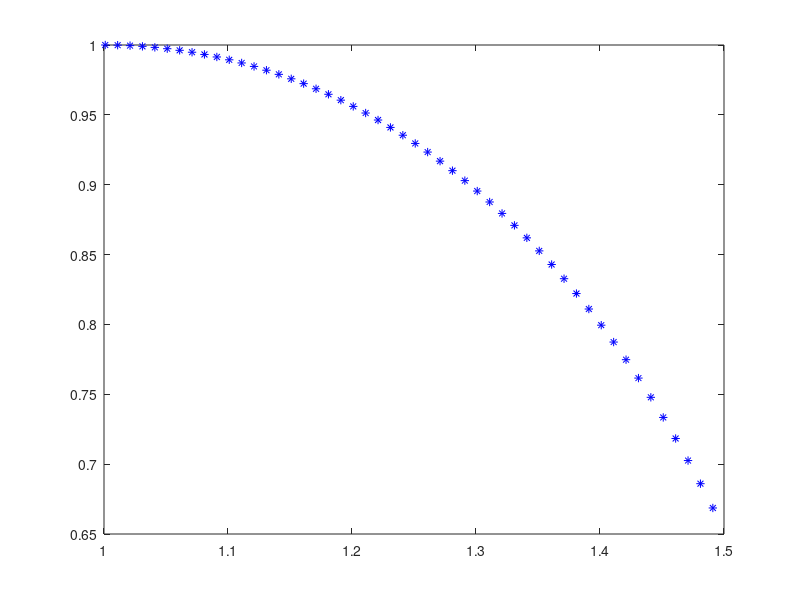

This chart was generated by the following MATLAB code: (Note: this script raises an error after producing the figure.)
%given de :  xydy + (x^2-y^2)dx = 0 , y(1) = 1

%using pen and paper and finding the solution
u = 1.001:0.01:1.5;
v = sqrt(2*u.^2.*log(abs(exp(0.5)./u)));
plot(u,v,"*b")

%analytical solution
syms x y(x);
ode = x*y(x)*diff(y(x)) + (x^2 - y(x)^2) == 0;
cond = y(1) == 1;
sol = dsolve(ode, cond);

x_values = 1:0.01:1.5;
y_values = subs(sol, x, x_values);

plot(x_values, y_values, '*r');
xlabel('x');
ylabel('y');
%title('Solution of the Differential Equation');

% numerical solution using ode45
xspan = [1 1.5];
y0 = 1;
[x,y] = ode45(@(x, y) y^2 - x^2,xspan,y0);
hold on,plot(x,y,".b")

EulerMethod(1, 1, 0.01, 50);
RK4(1, 1, 0.01, 50);


function EulerMethod(x0, y0, h, n)
    y = y0;
    x = x0;
    x_values = zeros(1, n);
    y_values = zeros(1, n);
    
    for j = 1:n
        x_values(j) = x;
        y_values(j) = y;
        y = y + h * f(x, y);
        x = x + h;
    end
    
    plot(x_values, y_values, '-o');
    xlabel('x');
    ylabel('y');
    %title('Euler''s Method');
end


function RK4(x0, y0, h, n)
    x = x0;
    y = y0;

    x_values = zeros(1, n);
    y_values = zeros(1, n);

    for j = 1:n
        x_values(j) = x;
        y_values(j) = y;

        k1 = h * f(x, y);
        k2 = h * f(x + 0.5 * h, y + 0.5 * k1);
        k3 = h * f(x + 0.5 * h, y + 0.5 * k2);
        k4 = h * f(x + h, y + k3);

        y = y + (1/6) * (k1 + 2*k2 + 2*k3 + k4);


        x = x + h;
    end

    plot(x_values, y_values, '-g');
    xlabel('x');
    ylabel('y');
end

function dydx = f(x, y)
    dydx = (y^2 - x^2) / (x * y);
end

